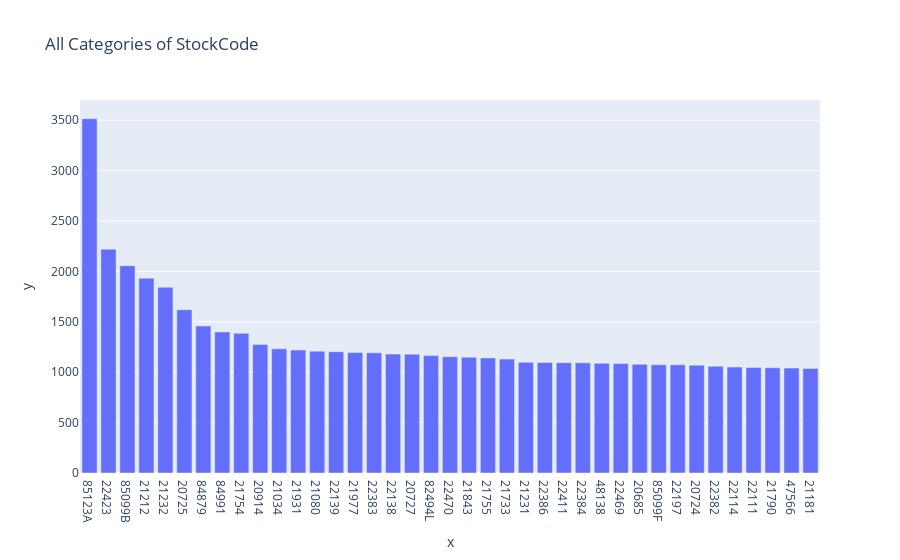

Notebook cell for this chart:
### Markdown cell above
> Analisis Quantity

Promedio de cantidad vendida de 10.33 el 75% de los datos estan bajo los 10, tenemos outliers de gran tamaño. Pero dado que son ventas de
retail, no considero que sean errores que deben ser limpiados.

Por otro lado hay cantidades negativas a eliminar.

Curtosis positiva y Skew muy alto, lo cual se ve en la grafica datos cargados hacia la izquierda muy concentrados.

### Code cell
profile_serie(df_retail["StockCode"])

### Figure 1 — Plotly figure (JSON) as saved in the notebook; plotly's stock layout.template omitted (floating-point values rounded to 4 significant figures)
{"data": [{"alignmentgroup": "True", "hovertemplate": "x=%{x}<br>y=%{y}<extra></extra>", "legendgroup": "", "marker": {"color": "#636efa", "pattern": {"shape": ""}}, "name": "", "offsetgroup": "", "orientation": "v", "showlegend": false, "textposition": "auto", "type": "bar", "x": ["85123A", "22423", "85099B", "21212", "21232", "20725", "84879", "84991", "21754", "20914", "21034", "21931", "21080", "22139", "21977", "22383", "22138", "20727", "82494L", "22470", "21843", "21755", "21733", "21231", "22386", "22411", "22384", "48138", "22469", "20685", "85099F", "22197", "20724", "22382", "22114", "22111", "21790", "47566", "21181"], "xaxis": "x", "y": [3516, 2221, 2057, 1933, 1843, 1620, 1458, 1400, 1386, 1276, 1232, 1220, 1209, 1203, 1196, 1192, 1180, 1179, 1165, 1154, 1149, 1142, 1130, 1098, 1096, 1095, 1093, 1089, 1086, 1079, 1074, 1073, 1070, 1059, 1051, 1048, 1044, 1041, 1038], "yaxis": "y"}], "layout": {"barmode": "relative", "legend": {"tracegroupgap": 0}, "title": {"text": "All Categories of StockCode"}, "xaxis": {"anchor": "y", "domain": [0, 1], "title": {"text": "x"}}, "yaxis": {"anchor": "x", "domain": [0, 1], "title": {"text": "y"}}}}
